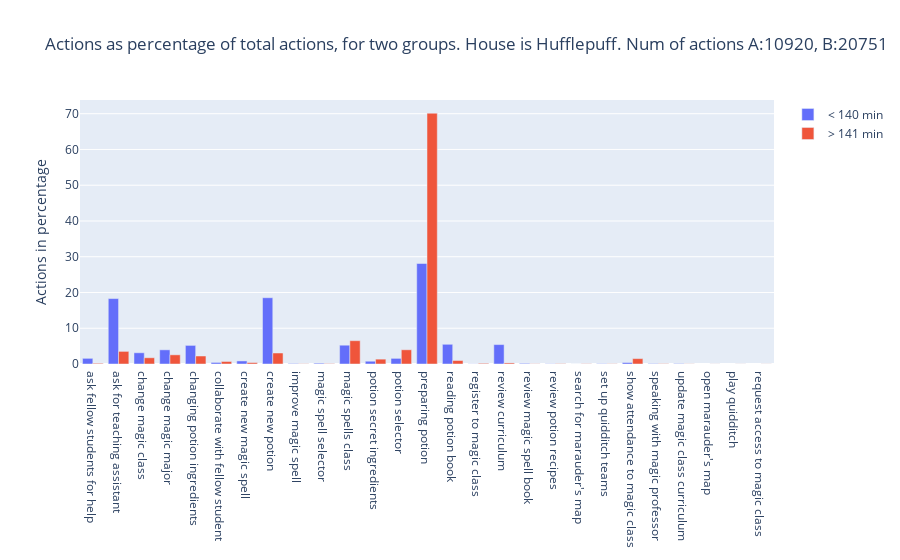
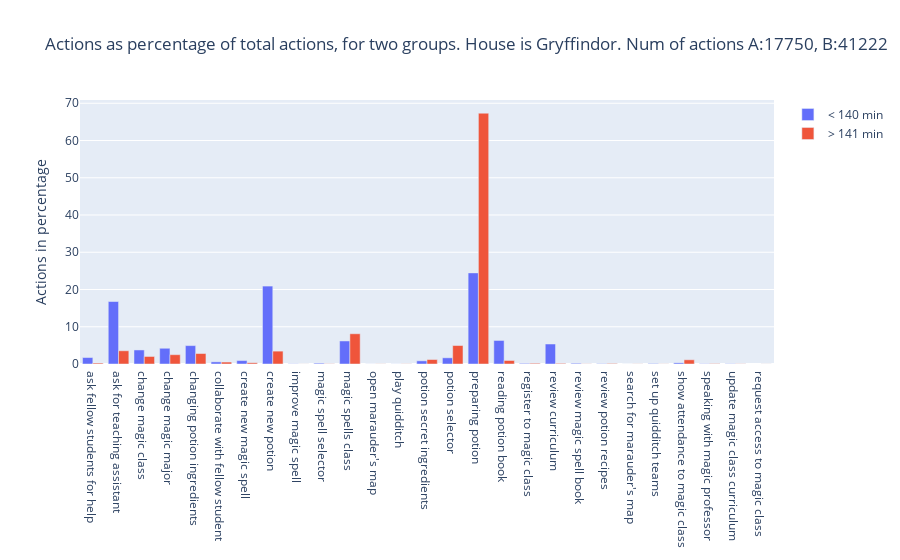
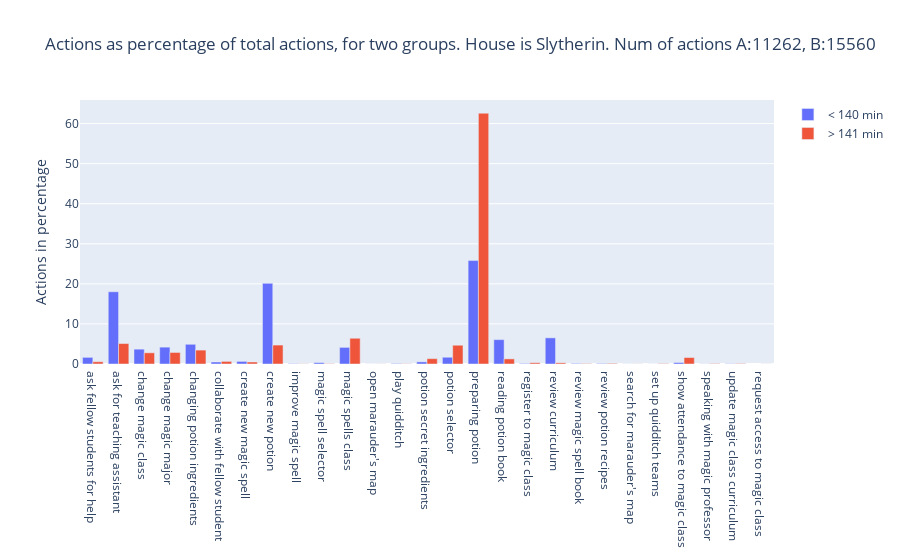
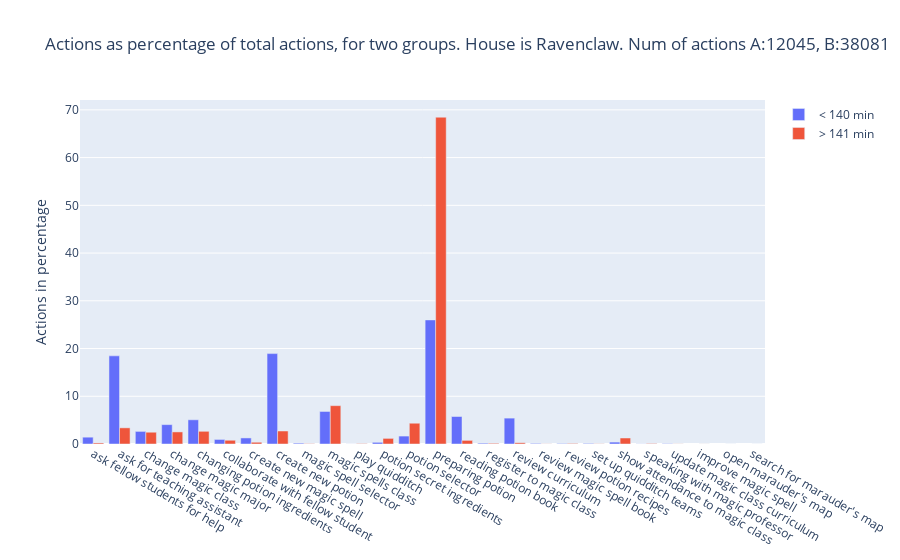

The cell these charts' notebook holds for them, in order:
### Markdown cell above
### ------------COMMENT------------ ###

It seems that our users interact differently with the app, in the first 140 minutes after registration, compared to beyond 140 minutes. 
- The evidence suggest general interest during their first contact, with most actions relating to class activities - "ask for teaching assistant", "create potion", "review curriculum", etc.
- After that time limit, the major action that covers two thirds of all actions is "preparing potion". 
- One third of the total actions (51979 / 116245) performed by users, takes place in this "exploratory" phase.

### Code cell
## Let us see if there is any variation across the four houses

left_limit = 140

right_limit = 141

houses = ['Hufflepuff', 'Gryffindor', 'Slytherin', 'Ravenclaw']

for house in houses:

    less_than = combined_users_actions[combined_users_actions['house'] == \
         house].query('time_diff_in_min < {} '.format(left_limit)).groupby('action')[['user_id','action_timestamp']].count()

    more_than = combined_users_actions[combined_users_actions['house'] == \
        house].query('time_diff_in_min > {} '.format(right_limit)).groupby('action')[['user_id','action_timestamp']].count()

    less_than['percent'] = (less_than['user_id'] / less_than['user_id'].sum()) * 100

    more_than['percent'] = (more_than['user_id'] / more_than['user_id'].sum()) * 100

    fig4 = go.Figure(
        data=[
            go.Bar(
                name="< {} min".format(left_limit),
                x=less_than.index,
                y=less_than["percent"],
                offsetgroup=0,
            ),
            go.Bar(
                name="> {} min".format(right_limit),
                x=more_than.index,
                y=more_than['percent'],
                offsetgroup=1,
            ),
        ],
        layout=go.Layout(
            title="Actions as percentage of total actions, for two groups. House is {}. Num of actions A:{}, B:{} ".format(
                house
                ,less_than.user_id.sum()
                ,more_than.user_id.sum() 
                ),
            yaxis_title="Actions in percentage"
        )
    )
    fig4.show()

    fig4.write_image("../presentation/figures/{}.png".format(house) )

### Figure 1 — Plotly figure (JSON) as saved in the notebook; plotly's stock layout.template omitted (floating-point values rounded to 4 significant figures)
{"data": [{"name": "< 140 min", "offsetgroup": "0", "type": "bar", "x": ["ask fellow students for help", "ask for teaching assistant", "change magic class", "change magic major", "changing potion ingredients", "collaborate with fellow student", "create new magic spell", "create new potion", "improve magic spell", "magic spell selector", "magic spells class", "potion secret ingredients", "potion selector", "preparing potion", "reading potion book", "register to magic class", "review curriculum", "review magic spell book", "review potion recipes", "search for marauder's map", "set up quidditch teams", "show attendance to magic class", "speaking with magic professor", "update magic class curriculum"], "y": [1.584, 18.3, 3.141, 3.965, 5.201, 0.4396, 0.8516, 18.53, 0.1282, 0.2198, 5.256, 0.7784, 1.575, 28.1, 5.513, 0.03663, 5.43, 0.174, 0.05495, 0.009158, 0.08242, 0.4029, 0.1099, 0.1099]}, {"name": "> 141 min", "offsetgroup": "1", "type": "bar", "x": ["ask fellow students for help", "ask for teaching assistant", "change magic class", "change magic major", "changing potion ingredients", "collaborate with fellow student", "create new magic spell", "create new potion", "improve magic spell", "magic spell selector", "magic spells class", "open marauder's map", "play quidditch", "potion secret ingredients", "potion selector", "preparing potion", "reading potion book", "register to magic class", "request access to magic class", "review curriculum", "review magic spell book", "review potion recipes", "search for marauder's map", "set up quidditch teams", "show attendance to magic class", "speaking with magic professor", "update magic class curriculum"], "y": [0.1928, 3.528, 1.744, 2.569, 2.236, 0.7084, 0.3952, 3.075, 0.05783, 0.09638, 6.515, 0.01928, 0.01928, 1.359, 3.976, 70.14, 0.9734, 0.1879, 0.0241, 0.2988, 0.05301, 0.08192, 0.06265, 0.05783, 1.508, 0.08192, 0.03855]}], "layout": {"title": {"text": "Actions as percentage of total actions, for two groups. House is Hufflepuff. Num of actions A:10920, B:20751 "}, "yaxis": {"title": {"text": "Actions in percentage"}}}}

### Figure 2 — Plotly figure (JSON) as saved in the notebook; plotly's stock layout.template omitted (floating-point values rounded to 4 significant figures)
{"data": [{"name": "< 140 min", "offsetgroup": "0", "type": "bar", "x": ["ask fellow students for help", "ask for teaching assistant", "change magic class", "change magic major", "changing potion ingredients", "collaborate with fellow student", "create new magic spell", "create new potion", "improve magic spell", "magic spell selector", "magic spells class", "open marauder's map", "play quidditch", "potion secret ingredients", "potion selector", "preparing potion", "reading potion book", "register to magic class", "review curriculum", "review magic spell book", "review potion recipes", "search for marauder's map", "set up quidditch teams", "show attendance to magic class", "speaking with magic professor", "update magic class curriculum"], "y": [1.735, 16.77, 3.769, 4.225, 4.941, 0.5746, 0.9183, 20.92, 0.0507, 0.2141, 6.186, 0.01127, 0.0169, 0.8507, 1.662, 24.46, 6.321, 0.1634, 5.369, 0.1915, 0.08451, 0.005634, 0.1183, 0.3099, 0.06761, 0.06197]}, {"name": "> 141 min", "offsetgroup": "1", "type": "bar", "x": ["ask fellow students for help", "ask for teaching assistant", "change magic class", "change magic major", "changing potion ingredients", "collaborate with fellow student", "create new magic spell", "create new potion", "improve magic spell", "magic spell selector", "magic spells class", "open marauder's map", "play quidditch", "potion secret ingredients", "potion selector", "preparing potion", "reading potion book", "register to magic class", "request access to magic class", "review curriculum", "review magic spell book", "review potion recipes", "search for marauder's map", "set up quidditch teams", "show attendance to magic class", "speaking with magic professor", "update magic class curriculum"], "y": [0.2499, 3.552, 2.021, 2.499, 2.814, 0.5216, 0.3323, 3.454, 0.01456, 0.05094, 8.119, 0.02668, 0.03881, 1.203, 4.961, 67.33, 0.9412, 0.1916, 0.01456, 0.1625, 0.03396, 0.1407, 0.02668, 0.02668, 1.13, 0.09704, 0.04367]}], "layout": {"title": {"text": "Actions as percentage of total actions, for two groups. House is Gryffindor. Num of actions A:17750, B:41222 "}, "yaxis": {"title": {"text": "Actions in percentage"}}}}

### Figure 3 — Plotly figure (JSON) as saved in the notebook; plotly's stock layout.template omitted (floating-point values rounded to 4 significant figures)
{"data": [{"name": "< 140 min", "offsetgroup": "0", "type": "bar", "x": ["ask fellow students for help", "ask for teaching assistant", "change magic class", "change magic major", "changing potion ingredients", "collaborate with fellow student", "create new magic spell", "create new potion", "improve magic spell", "magic spell selector", "magic spells class", "open marauder's map", "play quidditch", "potion secret ingredients", "potion selector", "preparing potion", "reading potion book", "register to magic class", "review curriculum", "review magic spell book", "review potion recipes", "search for marauder's map", "set up quidditch teams", "show attendance to magic class", "speaking with magic professor", "update magic class curriculum"], "y": [1.66, 18.03, 3.703, 4.209, 4.919, 0.4972, 0.6482, 20.14, 0.07991, 0.3374, 4.147, 0.008879, 0.1243, 0.5328, 1.687, 25.81, 6.082, 0.1332, 6.526, 0.1332, 0.1243, 0.01776, 0.008879, 0.3552, 0.02664, 0.06216]}, {"name": "> 141 min", "offsetgroup": "1", "type": "bar", "x": ["ask fellow students for help", "ask for teaching assistant", "change magic class", "change magic major", "changing potion ingredients", "collaborate with fellow student", "create new magic spell", "create new potion", "improve magic spell", "magic spell selector", "magic spells class", "open marauder's map", "play quidditch", "potion secret ingredients", "potion selector", "preparing potion", "reading potion book", "register to magic class", "request access to magic class", "review curriculum", "review magic spell book", "review potion recipes", "search for marauder's map", "set up quidditch teams", "show attendance to magic class", "speaking with magic professor", "update magic class curriculum"], "y": [0.5656, 5.103, 2.796, 2.879, 3.47, 0.6491, 0.5013, 4.724, 0.04499, 0.07069, 6.427, 0.01928, 0.05784, 1.337, 4.685, 62.59, 1.279, 0.3149, 0.01285, 0.2956, 0.08997, 0.1478, 0.02571, 0.0964, 1.613, 0.1028, 0.1028]}], "layout": {"title": {"text": "Actions as percentage of total actions, for two groups. House is Slytherin. Num of actions A:11262, B:15560 "}, "yaxis": {"title": {"text": "Actions in percentage"}}}}

### Figure 4 — Plotly figure (JSON) as saved in the notebook; plotly's stock layout.template omitted (floating-point values rounded to 4 significant figures)
{"data": [{"name": "< 140 min", "offsetgroup": "0", "type": "bar", "x": ["ask fellow students for help", "ask for teaching assistant", "change magic class", "change magic major", "changing potion ingredients", "collaborate with fellow student", "create new magic spell", "create new potion", "magic spell selector", "magic spells class", "play quidditch", "potion secret ingredients", "potion selector", "preparing potion", "reading potion book", "register to magic class", "review curriculum", "review magic spell book", "review potion recipes", "set up quidditch teams", "show attendance to magic class", "speaking with magic professor", "update magic class curriculum"], "y": [1.428, 18.46, 2.64, 4.06, 5.073, 0.9548, 1.27, 18.94, 0.1743, 6.816, 0.008302, 0.3487, 1.66, 25.99, 5.762, 0.166, 5.421, 0.1245, 0.09132, 0.1162, 0.3985, 0.02491, 0.06642]}, {"name": "> 141 min", "offsetgroup": "1", "type": "bar", "x": ["ask fellow students for help", "ask for teaching assistant", "change magic class", "change magic major", "changing potion ingredients", "collaborate with fellow student", "create new magic spell", "create new potion", "improve magic spell", "magic spell selector", "magic spells class", "open marauder's map", "play quidditch", "potion secret ingredients", "potion selector", "preparing potion", "reading potion book", "register to magic class", "review curriculum", "review magic spell book", "review potion recipes", "search for marauder's map", "set up quidditch teams", "show attendance to magic class", "speaking with magic professor", "update magic class curriculum"], "y": [0.218, 3.385, 2.468, 2.531, 2.66, 0.7825, 0.3676, 2.721, 0.007878, 0.05777, 8.033, 0.002626, 0.06828, 1.176, 4.351, 68.46, 0.7589, 0.1418, 0.2573, 0.02363, 0.1103, 0.002626, 0.03676, 1.258, 0.09716, 0.02101]}], "layout": {"title": {"text": "Actions as percentage of total actions, for two groups. House is Ravenclaw. Num of actions A:12045, B:38081 "}, "yaxis": {"title": {"text": "Actions in percentage"}}}}
